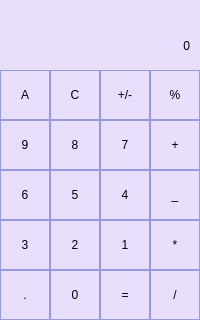
<?xml version="1.0" encoding="UTF-8"?>
<ui version="4.0">
 <class>MainWindow</class>
 <widget class="QMainWindow" name="MainWindow">
  <property name="geometry">
   <rect>
    <x>0</x>
    <y>0</y>
    <width>200</width>
    <height>320</height>
   </rect>
  </property>
  <property name="minimumSize">
   <size>
    <width>200</width>
    <height>320</height>
   </size>
  </property>
  <property name="maximumSize">
   <size>
    <width>200</width>
    <height>320</height>
   </size>
  </property>
  <property name="windowTitle">
   <string>Calc</string>
  </property>
  <property name="styleSheet">
   <string notr="true">
background-color: rgb(233, 223, 252);


</string>
  </property>
  <widget class="QWidget" name="centralwidget">
   <widget class="QLabel" name="result_show">
    <property name="geometry">
     <rect>
      <x>0</x>
      <y>20</y>
      <width>190</width>
      <height>51</height>
     </rect>
    </property>
    <property name="styleSheet">
     <string notr="true">QLabel{
	font: 75 20pt &quot;MS Shell Dlg 2&quot;;
background-color: rgb(233, 223, 252);


}</string>
    </property>
    <property name="text">
     <string>0</string>
    </property>
    <property name="alignment">
     <set>Qt::AlignRight|Qt::AlignTrailing|Qt::AlignVCenter</set>
    </property>
   </widget>
   <widget class="QPushButton" name="pushButton_0">
    <property name="geometry">
     <rect>
      <x>50</x>
      <y>270</y>
      <width>50</width>
      <height>50</height>
     </rect>
    </property>
    <property name="styleSheet">
     <string notr="true">QPushButton{
		font: 75 11pt &quot;MS Shell Dlg 2&quot;;
		background-color: qlineargradient(spread:pad, x1:0, y1:0, x2:1, y2:1, stop:0 rgba(214,     									196, 250, 255), stop:1 rgba(255, 255, 255, 255));
		border: 1px solid ; 
		border-color: rgb(150, 154, 225);
}
QPushButton:pressed {
		background-color: rgb(150, 154, 225);
}</string>
    </property>
    <property name="text">
     <string>0</string>
    </property>
   </widget>
   <widget class="QPushButton" name="pushButton_C">
    <property name="geometry">
     <rect>
      <x>50</x>
      <y>70</y>
      <width>50</width>
      <height>50</height>
     </rect>
    </property>
    <property name="styleSheet">
     <string notr="true">QPushButton{
		font: 75 11pt &quot;MS Shell Dlg 2&quot;;
		background-color: qlineargradient(spread:pad, x1:0, y1:0, x2:1, y2:1, stop:0 rgba(214,     									196, 250, 255), stop:1 rgba(255, 255, 255, 255));
		border: 1px solid ; 
		border-color: rgb(150, 154, 225);
}
QPushButton:pressed {
		background-color: rgb(150, 154, 225);
}</string>
    </property>
    <property name="text">
     <string>C</string>
    </property>
   </widget>
   <widget class="QPushButton" name="pushButton_13">
    <property name="geometry">
     <rect>
      <x>150</x>
      <y>70</y>
      <width>50</width>
      <height>50</height>
     </rect>
    </property>
    <property name="styleSheet">
     <string notr="true">QPushButton{
		font: 75 11pt &quot;MS Shell Dlg 2&quot;;
		background-color: qlineargradient(spread:pad, x1:0, y1:0, x2:1, y2:1, stop:0 rgba(214,     									196, 250, 255), stop:1 rgba(255, 255, 255, 255));
		border: 1px solid ; 
		border-color: rgb(150, 154, 225);
}
QPushButton:pressed {
		background-color: rgb(150, 154, 225);
}</string>
    </property>
    <property name="text">
     <string>%</string>
    </property>
   </widget>
   <widget class="QPushButton" name="pushButton_P_M">
    <property name="geometry">
     <rect>
      <x>100</x>
      <y>70</y>
      <width>50</width>
      <height>50</height>
     </rect>
    </property>
    <property name="styleSheet">
     <string notr="true">QPushButton{
		font: 75 11pt &quot;MS Shell Dlg 2&quot;;
		background-color: qlineargradient(spread:pad, x1:0, y1:0, x2:1, y2:1, stop:0 rgba(214,     									196, 250, 255), stop:1 rgba(255, 255, 255, 255));
		border: 1px solid ; 
		border-color: rgb(150, 154, 225);
}
QPushButton:pressed {
		background-color: rgb(150, 154, 225);
}</string>
    </property>
    <property name="text">
     <string>+/-</string>
    </property>
   </widget>
   <widget class="QPushButton" name="pushButton_8">
    <property name="geometry">
     <rect>
      <x>50</x>
      <y>120</y>
      <width>50</width>
      <height>50</height>
     </rect>
    </property>
    <property name="styleSheet">
     <string notr="true">QPushButton{
		font: 75 11pt &quot;MS Shell Dlg 2&quot;;
		background-color: qlineargradient(spread:pad, x1:0, y1:0, x2:1, y2:1, stop:0 rgba(214,     									196, 250, 255), stop:1 rgba(255, 255, 255, 255));
		border: 1px solid ; 
		border-color: rgb(150, 154, 225);
}
QPushButton:pressed {
		background-color: rgb(150, 154, 225);
}</string>
    </property>
    <property name="text">
     <string>8</string>
    </property>
   </widget>
   <widget class="QPushButton" name="pushButton_7">
    <property name="geometry">
     <rect>
      <x>100</x>
      <y>120</y>
      <width>50</width>
      <height>50</height>
     </rect>
    </property>
    <property name="styleSheet">
     <string notr="true">QPushButton{
		font: 75 11pt &quot;MS Shell Dlg 2&quot;;
		background-color: qlineargradient(spread:pad, x1:0, y1:0, x2:1, y2:1, stop:0 rgba(214,     									196, 250, 255), stop:1 rgba(255, 255, 255, 255));
		border: 1px solid ; 
		border-color: rgb(150, 154, 225);
}
QPushButton:pressed {
		background-color: rgb(150, 154, 225);
}</string>
    </property>
    <property name="text">
     <string>7</string>
    </property>
   </widget>
   <widget class="QPushButton" name="pushButton_9">
    <property name="geometry">
     <rect>
      <x>0</x>
      <y>120</y>
      <width>50</width>
      <height>50</height>
     </rect>
    </property>
    <property name="styleSheet">
     <string notr="true">QPushButton{
		font: 75 11pt &quot;MS Shell Dlg 2&quot;;
		background-color: qlineargradient(spread:pad, x1:0, y1:0, x2:1, y2:1, stop:0 rgba(214,     									196, 250, 255), stop:1 rgba(255, 255, 255, 255));
		border: 1px solid ; 
		border-color: rgb(150, 154, 225);
}
QPushButton:pressed {
		background-color: rgb(150, 154, 225);
}</string>
    </property>
    <property name="text">
     <string>9</string>
    </property>
   </widget>
   <widget class="QPushButton" name="pushButton_15">
    <property name="geometry">
     <rect>
      <x>150</x>
      <y>120</y>
      <width>50</width>
      <height>50</height>
     </rect>
    </property>
    <property name="styleSheet">
     <string notr="true">QPushButton{
		font: 75 11pt &quot;MS Shell Dlg 2&quot;;
		background-color: qlineargradient(spread:pad, x1:0, y1:0, x2:1, y2:1, stop:0 rgba(214,     									196, 250, 255), stop:1 rgba(255, 255, 255, 255));
		border: 1px solid ; 
		border-color: rgb(150, 154, 225);
}
QPushButton:pressed {
		background-color: rgb(150, 154, 225);
}</string>
    </property>
    <property name="text">
     <string>+</string>
    </property>
   </widget>
   <widget class="QPushButton" name="pushButton_5">
    <property name="geometry">
     <rect>
      <x>50</x>
      <y>170</y>
      <width>50</width>
      <height>50</height>
     </rect>
    </property>
    <property name="styleSheet">
     <string notr="true">QPushButton{
		font: 75 11pt &quot;MS Shell Dlg 2&quot;;
		background-color: qlineargradient(spread:pad, x1:0, y1:0, x2:1, y2:1, stop:0 rgba(214,     									196, 250, 255), stop:1 rgba(255, 255, 255, 255));
		border: 1px solid ; 
		border-color: rgb(150, 154, 225);
}
QPushButton:pressed {
		background-color: rgb(150, 154, 225);
}</string>
    </property>
    <property name="text">
     <string>5</string>
    </property>
   </widget>
   <widget class="QPushButton" name="pushButton_4">
    <property name="geometry">
     <rect>
      <x>100</x>
      <y>170</y>
      <width>50</width>
      <height>50</height>
     </rect>
    </property>
    <property name="styleSheet">
     <string notr="true">QPushButton{
		font: 75 11pt &quot;MS Shell Dlg 2&quot;;
		background-color: qlineargradient(spread:pad, x1:0, y1:0, x2:1, y2:1, stop:0 rgba(214,     									196, 250, 255), stop:1 rgba(255, 255, 255, 255));
		border: 1px solid ; 
		border-color: rgb(150, 154, 225);
}
QPushButton:pressed {
		background-color: rgb(150, 154, 225);
}</string>
    </property>
    <property name="text">
     <string>4</string>
    </property>
   </widget>
   <widget class="QPushButton" name="pushButton_6">
    <property name="geometry">
     <rect>
      <x>0</x>
      <y>170</y>
      <width>50</width>
      <height>50</height>
     </rect>
    </property>
    <property name="styleSheet">
     <string notr="true">QPushButton{
		font: 75 11pt &quot;MS Shell Dlg 2&quot;;
		background-color: qlineargradient(spread:pad, x1:0, y1:0, x2:1, y2:1, stop:0 rgba(214,     									196, 250, 255), stop:1 rgba(255, 255, 255, 255));
		border: 1px solid ; 
		border-color: rgb(150, 154, 225);
}
QPushButton:pressed {
		background-color: rgb(150, 154, 225);
}</string>
    </property>
    <property name="text">
     <string>6</string>
    </property>
   </widget>
   <widget class="QPushButton" name="pushButton_2">
    <property name="geometry">
     <rect>
      <x>50</x>
      <y>220</y>
      <width>50</width>
      <height>50</height>
     </rect>
    </property>
    <property name="styleSheet">
     <string notr="true">QPushButton{
		font: 75 11pt &quot;MS Shell Dlg 2&quot;;
		background-color: qlineargradient(spread:pad, x1:0, y1:0, x2:1, y2:1, stop:0 rgba(214,     									196, 250, 255), stop:1 rgba(255, 255, 255, 255));
		border: 1px solid ; 
		border-color: rgb(150, 154, 225);
}
QPushButton:pressed {
		background-color: rgb(150, 154, 225);
}</string>
    </property>
    <property name="text">
     <string>2</string>
    </property>
   </widget>
   <widget class="QPushButton" name="pushButton_14">
    <property name="geometry">
     <rect>
      <x>150</x>
      <y>170</y>
      <width>50</width>
      <height>50</height>
     </rect>
    </property>
    <property name="styleSheet">
     <string notr="true">QPushButton{
		font: 75 11pt &quot;MS Shell Dlg 2&quot;;
		background-color: qlineargradient(spread:pad, x1:0, y1:0, x2:1, y2:1, stop:0 rgba(214,     									196, 250, 255), stop:1 rgba(255, 255, 255, 255));
		border: 1px solid ; 
		border-color: rgb(150, 154, 225);
}
QPushButton:pressed {
		background-color: rgb(150, 154, 225);
}</string>
    </property>
    <property name="text">
     <string>_</string>
    </property>
   </widget>
   <widget class="QPushButton" name="pushButton_3">
    <property name="geometry">
     <rect>
      <x>0</x>
      <y>220</y>
      <width>50</width>
      <height>50</height>
     </rect>
    </property>
    <property name="styleSheet">
     <string notr="true">QPushButton{
		font: 75 11pt &quot;MS Shell Dlg 2&quot;;
		background-color: qlineargradient(spread:pad, x1:0, y1:0, x2:1, y2:1, stop:0 rgba(214,     									196, 250, 255), stop:1 rgba(255, 255, 255, 255));
		border: 1px solid ; 
		border-color: rgb(150, 154, 225);
}
QPushButton:pressed {
		background-color: rgb(150, 154, 225);
}</string>
    </property>
    <property name="text">
     <string>3</string>
    </property>
   </widget>
   <widget class="QPushButton" name="pushButton_1">
    <property name="geometry">
     <rect>
      <x>100</x>
      <y>220</y>
      <width>50</width>
      <height>50</height>
     </rect>
    </property>
    <property name="styleSheet">
     <string notr="true">QPushButton{
		font: 75 11pt &quot;MS Shell Dlg 2&quot;;
		background-color: qlineargradient(spread:pad, x1:0, y1:0, x2:1, y2:1, stop:0 rgba(214,     									196, 250, 255), stop:1 rgba(255, 255, 255, 255));
		border: 1px solid ; 
		border-color: rgb(150, 154, 225);
}
QPushButton:pressed {
		background-color: rgb(150, 154, 225);
}</string>
    </property>
    <property name="text">
     <string>1</string>
    </property>
   </widget>
   <widget class="QPushButton" name="pushButton_16">
    <property name="geometry">
     <rect>
      <x>150</x>
      <y>220</y>
      <width>50</width>
      <height>50</height>
     </rect>
    </property>
    <property name="styleSheet">
     <string notr="true">QPushButton{
		font: 75 11pt &quot;MS Shell Dlg 2&quot;;
		background-color: qlineargradient(spread:pad, x1:0, y1:0, x2:1, y2:1, stop:0 rgba(214,     									196, 250, 255), stop:1 rgba(255, 255, 255, 255));
		border: 1px solid ; 
		border-color: rgb(150, 154, 225);
}
QPushButton:pressed {
		background-color: rgb(150, 154, 225);
}</string>
    </property>
    <property name="text">
     <string>*</string>
    </property>
   </widget>
   <widget class="QPushButton" name="pushButton_17">
    <property name="geometry">
     <rect>
      <x>0</x>
      <y>270</y>
      <width>50</width>
      <height>50</height>
     </rect>
    </property>
    <property name="styleSheet">
     <string notr="true">QPushButton{
		font: 75 11pt &quot;MS Shell Dlg 2&quot;;
		background-color: qlineargradient(spread:pad, x1:0, y1:0, x2:1, y2:1, stop:0 rgba(214,     									196, 250, 255), stop:1 rgba(255, 255, 255, 255));
		border: 1px solid ; 
		border-color: rgb(150, 154, 225);
}
QPushButton:pressed {
		background-color: rgb(150, 154, 225);
}</string>
    </property>
    <property name="text">
     <string>.</string>
    </property>
   </widget>
   <widget class="QPushButton" name="pushButton_18">
    <property name="geometry">
     <rect>
      <x>100</x>
      <y>270</y>
      <width>50</width>
      <height>50</height>
     </rect>
    </property>
    <property name="styleSheet">
     <string notr="true">QPushButton{
		font: 75 11pt &quot;MS Shell Dlg 2&quot;;
		background-color: qlineargradient(spread:pad, x1:0, y1:0, x2:1, y2:1, stop:0 rgba(214,     									196, 250, 255), stop:1 rgba(255, 255, 255, 255));
		border: 1px solid ; 
		border-color: rgb(150, 154, 225);
}
QPushButton:pressed {
		background-color: rgb(150, 154, 225);
}</string>
    </property>
    <property name="text">
     <string>=</string>
    </property>
   </widget>
   <widget class="QPushButton" name="pushButton_19">
    <property name="geometry">
     <rect>
      <x>150</x>
      <y>270</y>
      <width>50</width>
      <height>50</height>
     </rect>
    </property>
    <property name="styleSheet">
     <string notr="true">QPushButton{
		font: 75 11pt &quot;MS Shell Dlg 2&quot;;
		background-color: qlineargradient(spread:pad, x1:0, y1:0, x2:1, y2:1, stop:0 rgba(214,     									196, 250, 255), stop:1 rgba(255, 255, 255, 255));
		border: 1px solid ; 
		border-color: rgb(150, 154, 225);
}
QPushButton:pressed {
		background-color: rgb(150, 154, 225);
}</string>
    </property>
    <property name="text">
     <string>/</string>
    </property>
   </widget>
   <widget class="QPushButton" name="pushButton_A">
    <property name="geometry">
     <rect>
      <x>0</x>
      <y>70</y>
      <width>50</width>
      <height>50</height>
     </rect>
    </property>
    <property name="styleSheet">
     <string notr="true">QPushButton{
		font: 75 11pt &quot;MS Shell Dlg 2&quot;;
		background-color: qlineargradient(spread:pad, x1:0, y1:0, x2:1, y2:1, stop:0 rgba(214,     									196, 250, 255), stop:1 rgba(255, 255, 255, 255));
		border: 1px solid ; 
		border-color: rgb(150, 154, 225);
}
QPushButton:pressed {
		background-color: rgb(150, 154, 225);
}</string>
    </property>
    <property name="text">
     <string>A</string>
    </property>
   </widget>
  </widget>
 </widget>
 <resources/>
 <connections/>
</ui>
